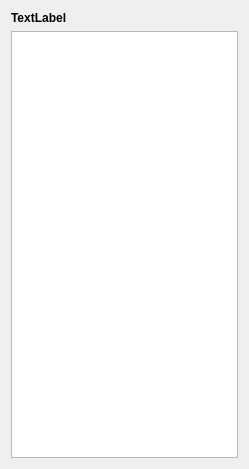
<?xml version="1.0" encoding="UTF-8"?>
<ui version="4.0">
 <class>ShowParameters</class>
 <widget class="QDialog" name="ShowParameters">
  <property name="geometry">
   <rect>
    <x>0</x>
    <y>0</y>
    <width>249</width>
    <height>469</height>
   </rect>
  </property>
  <property name="windowTitle">
   <string>Dialog</string>
  </property>
  <property name="locale">
   <locale language="English" country="UnitedStates"/>
  </property>
  <layout class="QVBoxLayout" name="verticalLayout">
   <item>
    <widget class="QLabel" name="label">
     <property name="font">
      <font>
       <weight>75</weight>
       <bold>true</bold>
      </font>
     </property>
     <property name="text">
      <string>TextLabel</string>
     </property>
    </widget>
   </item>
   <item>
    <widget class="QTreeWidget" name="treeWidget">
     <property name="columnCount">
      <number>1</number>
     </property>
     <attribute name="headerVisible">
      <bool>false</bool>
     </attribute>
     <column>
      <property name="text">
       <string notr="true">1</string>
      </property>
     </column>
    </widget>
   </item>
  </layout>
 </widget>
 <resources/>
 <connections/>
</ui>
